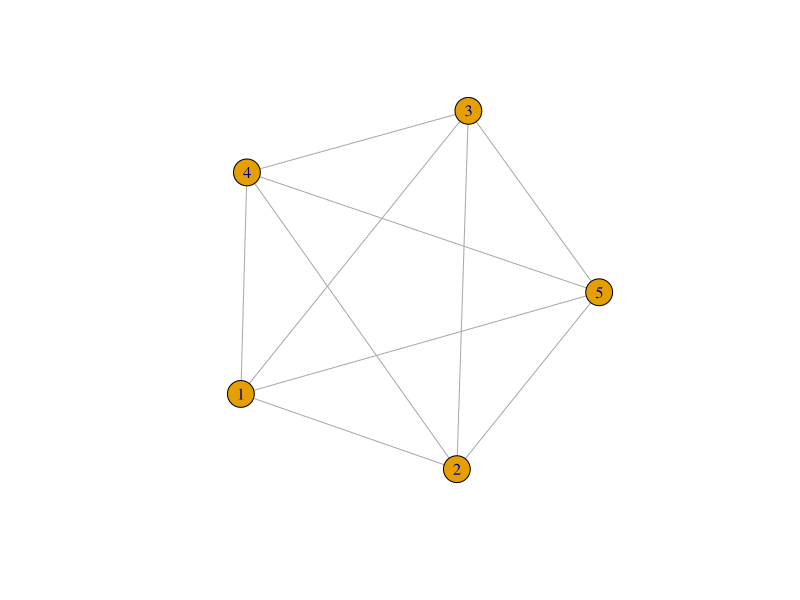
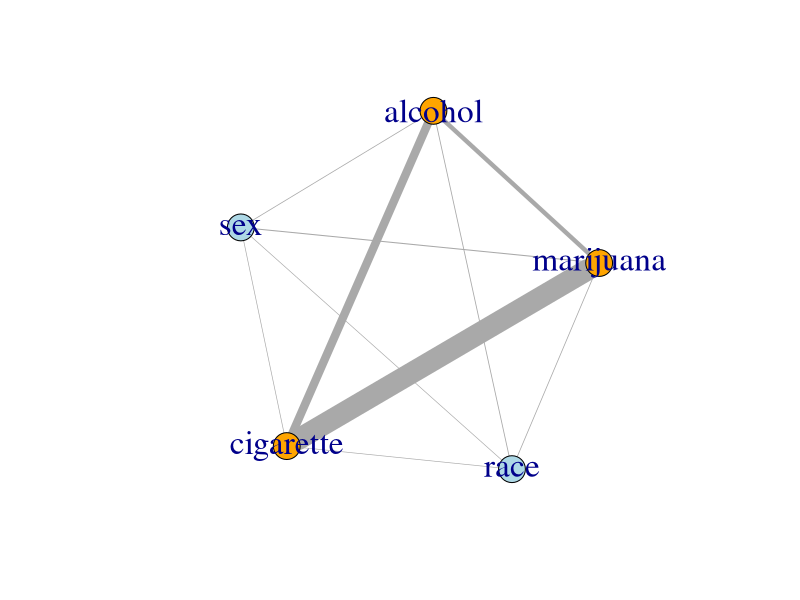

Write R code to recreate these figures, in order.
#' ---
#' title: Association diagrams for loglinear models
#' ---

#+ echo=FALSE
knitr::opts_chunk$set(
  warning = FALSE,   # avoid warnings and messages in the output
  message = FALSE
)

#' ## Basic ideas
#' 
#' Exploring the idea of using association diagrams for fitting and understanding
#' relationships in high-way categorical data fitted as loglinear models. The essential idea
#' is to try to connect model fit statistics with some visual representation as network diagrams,
#' with nodes representing variables in a model and edges representing pairwise associations.
#' 
#' ### Graph packages:
#' 
#' * [`igraph`](https://igraph.org/r/) seems to be the base package for constructing & drawing network diagrams
#' * [`tidygraph`](https://tidygraph.data-imaginist.com/) provides a tidy API for graph/network manipulation
#' * [`ggraph`](https://ggraph.data-imaginist.com/) uses such graph datasets to draw them better, within the `ggplot2` framework.
#' * [Introduction to Network Analysis with R](https://www.jessesadler.com/post/network-analysis-with-r/) -- a nice tutorial 
#'   on using these packages.
#' * See also the [CRAN Task View on Graphical Models](https://cran.r-project.org/web/views/GraphicalModels.html)
#' 
#' 
#' ### Model fitting:
#' 
#' * `vcdExtra::Kway()` fits a collection of loglinear models for all 0-, 1-, 2-, ... way associations in a K-way table
#' * `vcdExtra::seq_loglm()` fits various sequential models to the  1-, 2-, ... n-way marginal tables, corresponding to a variety of types of loglinear models.
#' * `MASS::dropterm()` tries fitting all models that differ from the current model by dropping a single term, maintaining marginality.
#' * `MASS::addterm()` tries fitting all models that differ from the current model by adding a single term, maintaining marginality.
#'


#' ## Load packages
library(vcdExtra)
library(MASS)     # for loglm(), dropterm()
library(ggraph)   # An Implementation of Grammar of Graphics for Graphs and Networks
library(igraph)   # Network Analysis and Visualization
library(ggplot2)
library(dplyr)

#' ## Load the data
#' This example uses the `DaytonSurvey` dataset, representing a $2^5$ table.
data (DaytonSurvey, package = "vcdExtra")
head(DaytonSurvey)

#' View as a frequency table
Dayton_tab <- xtabs(Freq ~ ., data=DaytonSurvey)
structable(cigarette + alcohol + marijuana ~ sex + race, data=Dayton_tab)



#' ## Model survey
#' A quick survey of loglm models with all 0, 1, 2, 3 way terms
mods <- Kway(Freq ~ cigarette + alcohol + marijuana + sex + race, 
             data = DaytonSurvey, 
             order = 3)

#' ## Test nested models
#' Compare varying order of associations among variables
anova(mods, test="Chisq")

#' ## Summarize these models 
#' `LRstats()` gives AIC, BIC and LR Chisq tests.
LRstats(mods)

#' ## Direct fitting
#' Focusing on the all-twoway model, this could have been fitted directly using
#' the model formula notation.
#' 
mod.2way <- loglm(Freq ~ (cigarette + alcohol + marijuana + sex + race)^2, 
                 data = DaytonSurvey)

#' ## The all two-way model
mods$kway.2

#' ## Find deviance / AIC for all pairwise terms.
#' We can use these as weights for the links in an association graph
(DT <- dropterm(mods$kway.2))

#' Remove the `<none>` model. All we want is the stats for dropping
#' each two-way term.
DT <- DT[-1,]


#' ## Exploring `igraph`
#' 
#' Exploring the ways to use the `igraph` package to visualize associations in 
#' multi-way tables.  

#' Create the full graph of all two-way associations
full <- make_full_graph(5)

#' ## Functions `V()` and `E()`
#' `igraph::V()` and `igraph::E()` are used both to display the node and edge information
#' in a graph, or to assign attributes to them.
#' 
#' vertexes (nodes):
V(full)

#' edges:
E(full)

#' ## `plot()`
#' `igraph::plot()` plots the nodes and edges
plot(full)

#' ### Give nodes the names of the variables
#' The `name` attribute of nodes is special in `igraph`.
#' 
#' For later use, this step assumes that the names assigned to the nodes are in the _same order_
#' as those used in the `loglm()` model.
V(full)$name <- names(DaytonSurvey)[1:5]

V(full)
E(full)

#' ### Node colors
#' make colors correspond to outcomes vs. demographic variables
V(full)$color <- c(rep("orange", 3),
                   rep("lightblue", 2))


#' ### Edge statistics
#' You can also assign arbitrary variables to the edges.
#' 
#' Here, assign deviance and AIC as potential weights for edges
E(full)$deviance <- DT$Deviance
E(full)$aic      <- DT$AIC

E(full)

#' ## Make edge width ~ deviance
#' This is the key step for this visualization.
#' For generality, need a better scheme to translate deviance into the width of the
#' edges.
E(full)$width <- E(full)$deviance/25

#' ## Explore the `igraph` object
#' There are lots of `igraph` functions to get details of a given graph object.
full[]
edge.attributes(full)

#' `ends()` delivers the edges as two-column data.frame
ends(full, es=E(full), names=T) 

#' ## Plot
#' Plot the all two-way model with edge `width ~ deviance`.
#' This uses the `E(full)$width` and `V(full)$color`
#' attributes assigned above. Other attributes can be assigned with optional arguments.
#' 

set.seed(1234)
plot(full, vertex.label.cex=2)


#' ## Try to do this using `ggraph` ???
#' This doesn't work ...
#' 
# ggraph(full) +
#   geom_edge_link(aes(width = DT$Deviance[-1]/25)) + 
#   geom_node_point()
